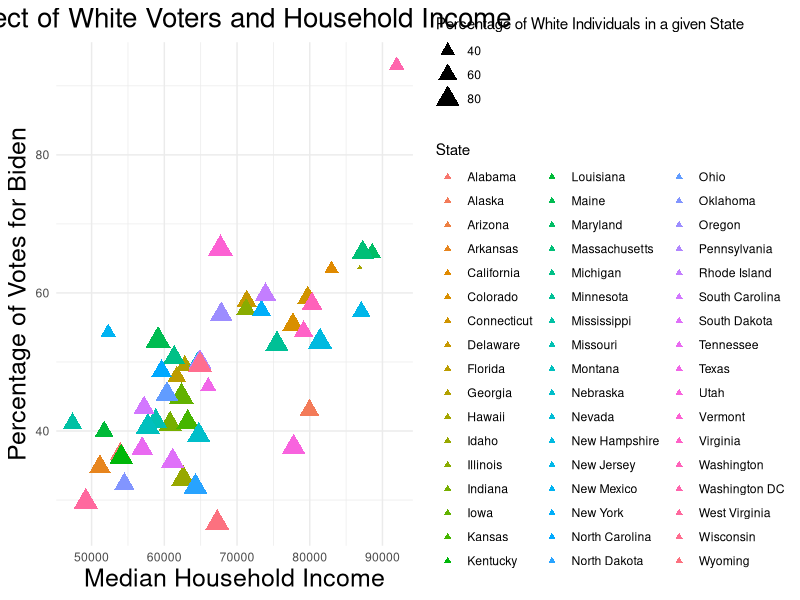

This chart was generated by the following R code:
library(readr)
library(ggplot2)
form <- read_csv("Data/form.csv")
View(form)

ggplot(form) +
  aes(
    x = `Median Household Income`,
    y = Biden_percent,
    colour = state,
    size = `Percentage of White`
  ) +
  geom_point(shape = "triangle") +
  scale_color_hue(direction = 1) +
  labs(
    y = "Percentage of Votes for Biden",
    title = "Effect of White Voters and Household Income",
    color = "State"
  ) +
  theme_minimal() +
  theme(
    plot.title = element_text(size = 20L,
                              hjust = 0.5),
    axis.title.y = element_text(size = 18L),
    axis.title.x = element_text(size = 18L)) +
  guides(size = guide_legend(title = "Percentage of White Individuals in a given State"))